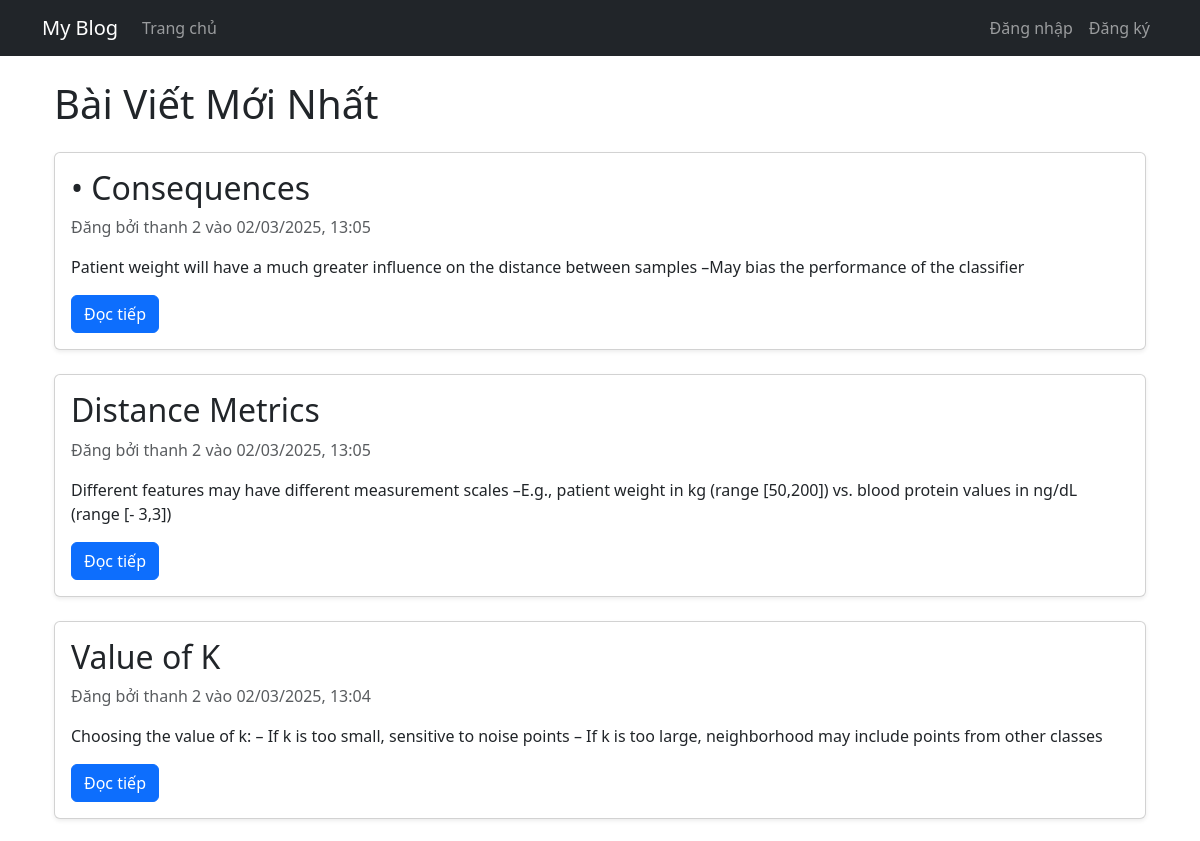
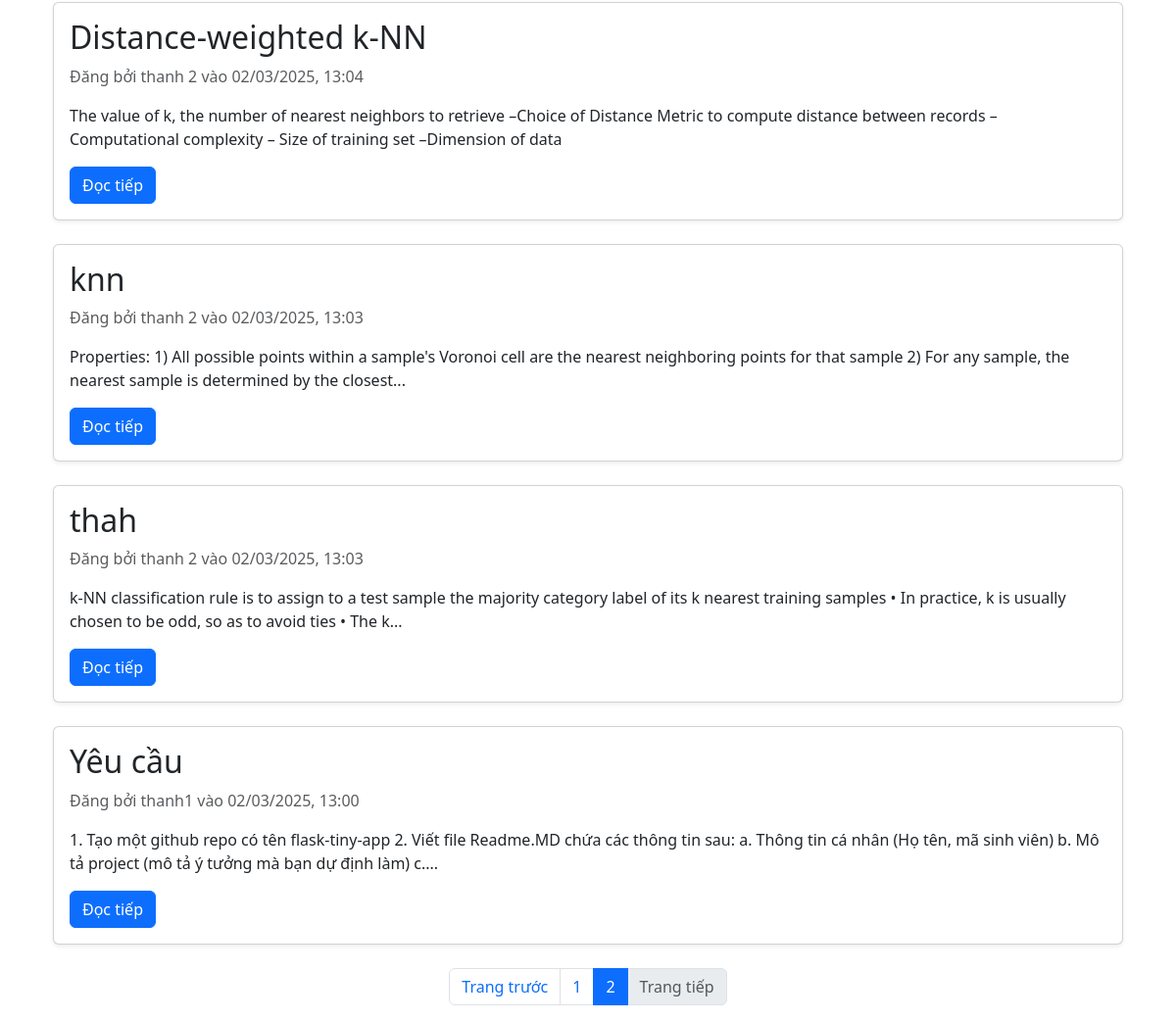
/page/2, run on the app's committed database (2 pictures, top to bottom).
### my_blog/app.py (models this page shows, shortened)
class Post(db.Model):
    id = db.Column(db.Integer, primary_key=True)
    title = db.Column(db.String(100), nullable=False)
    content = db.Column(db.Text, nullable=False)
    date_posted = db.Column(db.DateTime, default=datetime.utcnow)
    user_id = db.Column(db.Integer, db.ForeignKey('user.id'), nullable=False)

class User(db.Model, UserMixin):
    id = db.Column(db.Integer, primary_key=True)
    username = db.Column(db.String(20), unique=True, nullable=False)
    email = db.Column(db.String(120), unique=True, nullable=False)
    password = db.Column(db.String(60), nullable=False)
    posts = db.relationship('Post', backref='author', lazy=True)
    is_admin = db.Column(db.Boolean, default=False)
    is_blocked = db.Column(db.Boolean, default=False)

### my_blog/app.py (the view)
@app.route('/')
@app.route('/page/<int:page>')
def index(page=1):
    per_page = 10
    posts = Post.query.order_by(Post.date_posted.desc()).paginate(page=page, per_page=per_page, error_out=False)
    return render_template('index.html', posts=posts)

### my_blog/templates/index.html (shortened to what this page needs)
{% extends "layout.html" %}
{% block content %}
<div class="container mt-4">
    <h1 class="mb-4">Bài Viết Mới Nhất</h1>
    {% if posts.items %}
        {% for post in posts.items %}
        <div class="card mb-4 shadow-sm">
            <div class="card-body">
                <h2 class="card-title">{{ post.title }}</h2>
                <p class="card-text text-muted">Đăng bởi {{ post.author.username }} vào {{ post.date_posted.strftime('%d/%m/%Y, %H:%M') }}</p>
                <p class="card-text">{{ post.content|truncate(200) }}</p>
                <a href="{{ url_for('post', post_id=post.id) }}" class="btn btn-primary">Đọc tiếp</a>
            </div>
        </div>
        {% endfor %}
        <nav aria-label="Page navigation">
            <ul class="pagination justify-content-center">
                {% if posts.has_prev %}
                <li class="page-item">
                    <a class="page-link" href="{{ url_for('index', page=posts.prev_num) }}">Trang trước</a>
                </li>
                {% else %}
                <li class="page-item disabled">
                    <span class="page-link">Trang trước</span>
                </li>
                {% endif %}
                {% for page_num in posts.iter_pages(left_edge=1, right_edge=1, left_current=2, right_current=2) %}
                    {% if page_num %}
                        {% if page_num == posts.page %}
                        <li class="page-item active">
                            <span class="page-link">{{ page_num }}</span>
                        </li>
                        {% else %}
                        <li class="page-item">
                            <a class="page-link" href="{{ url_for('index', page=page_num) }}">{{ page_num }}</a>
                        </li>
                        {% endif %}
                    {% else %}
                        <li class="page-item disabled">
                            <span class="page-link">...</span>
                        </li>
                    {% endif %}
                {% endfor %}
                {% if posts.has_next %}
                <li class="page-item">
                    <a class="page-link" href="{{ url_for('index', page=posts.next_num) }}">Trang tiếp</a>
                </li>
                {% else %}
                <li class="page-item disabled">
                    <span class="page-link">Trang tiếp</span>
                </li>
                {% endif %}
            </ul>
        </nav>
    {% endif %}
</div>
{% endblock %}

### data on the page
Post: title "• Consequences", author.username "thanh 2", date_posted "02/03/2025, 13:05", content "Patient weight will have a much greater influence on the distance between samples –May bias the performance of the classifier"
Post: title "Distance Metrics", author.username "thanh 2", date_posted "02/03/2025, 13:05", content "Different features may have different measurement scales –E.g., patient weight in kg (range [50,200]) vs. blood protein values in ng/dL (range [- 3,3])"
Post: title "Value of K", author.username "thanh 2", date_posted "02/03/2025, 13:04", content "Choosing the value of k: – If k is too small, sensitive to noise points – If k is too large, neighborhood may include points from other classes"
Post: title "Distance-weighted k-NN", author.username "thanh 2", date_posted "02/03/2025, 13:04", content "The value of k, the number of nearest neighbors to retrieve –Choice of Distance Metric to compute distance between records –Computational complexity – Size of training set –Dimension of data"
Post: title "knn", author.username "thanh 2", date_posted "02/03/2025, 13:03", content "Properties: 1) All possible points within a sample's Voronoi cell are the nearest neighboring points for that sample 2) For any sample, the nearest sample is determined by the closest..."
Post: title "thah", author.username "thanh 2", date_posted "02/03/2025, 13:03", content "k-NN classification rule is to assign to a test sample the majority category label of its k nearest training samples • In practice, k is usually chosen to be odd, so as to avoid ties • The k..."
Post: title "Yêu cầu", author.username "thanh1", date_posted "02/03/2025, 13:00", content "1. Tạo một github repo có tên flask-tiny-app 2. Viết file Readme.MD chứa các thông tin sau: a. Thông tin cá nhân (Họ tên, mã sinh viên) b. Mô tả project (mô tả ý tưởng mà bạn dự định làm) c...."

### other printed values
{{ page_num }} "1"
{{ page_num }} "2"
